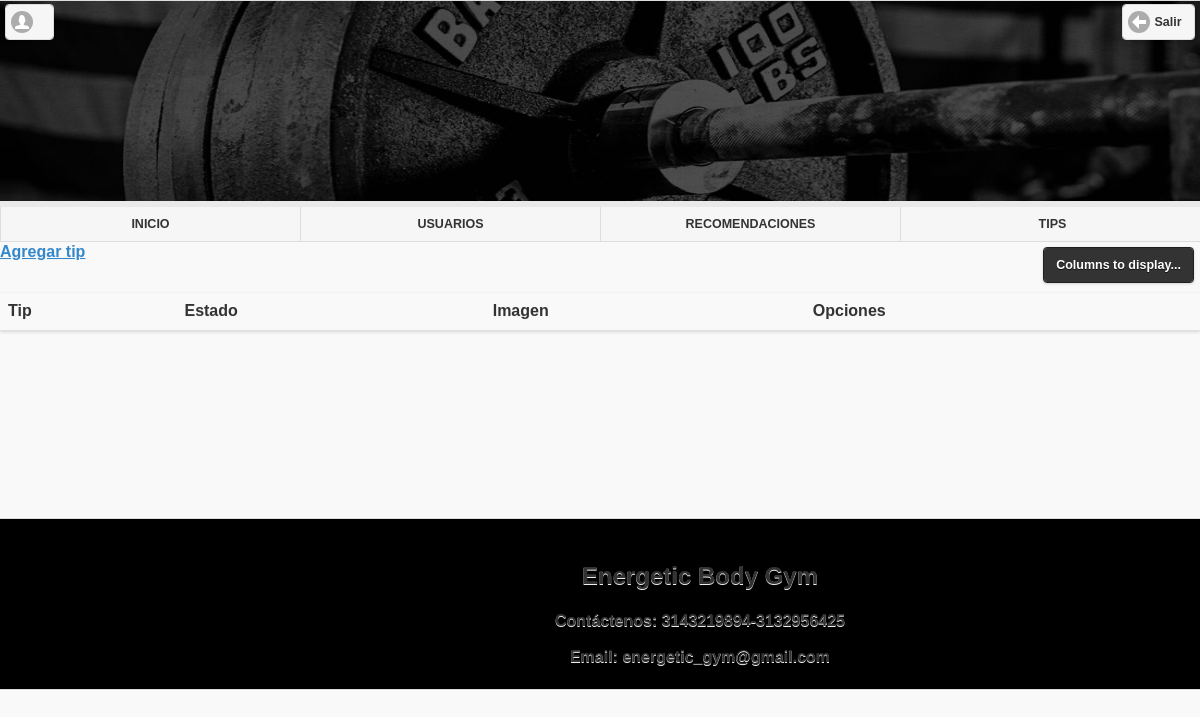
/index.php/admin/tips, run on an earlier commit of the app's database.
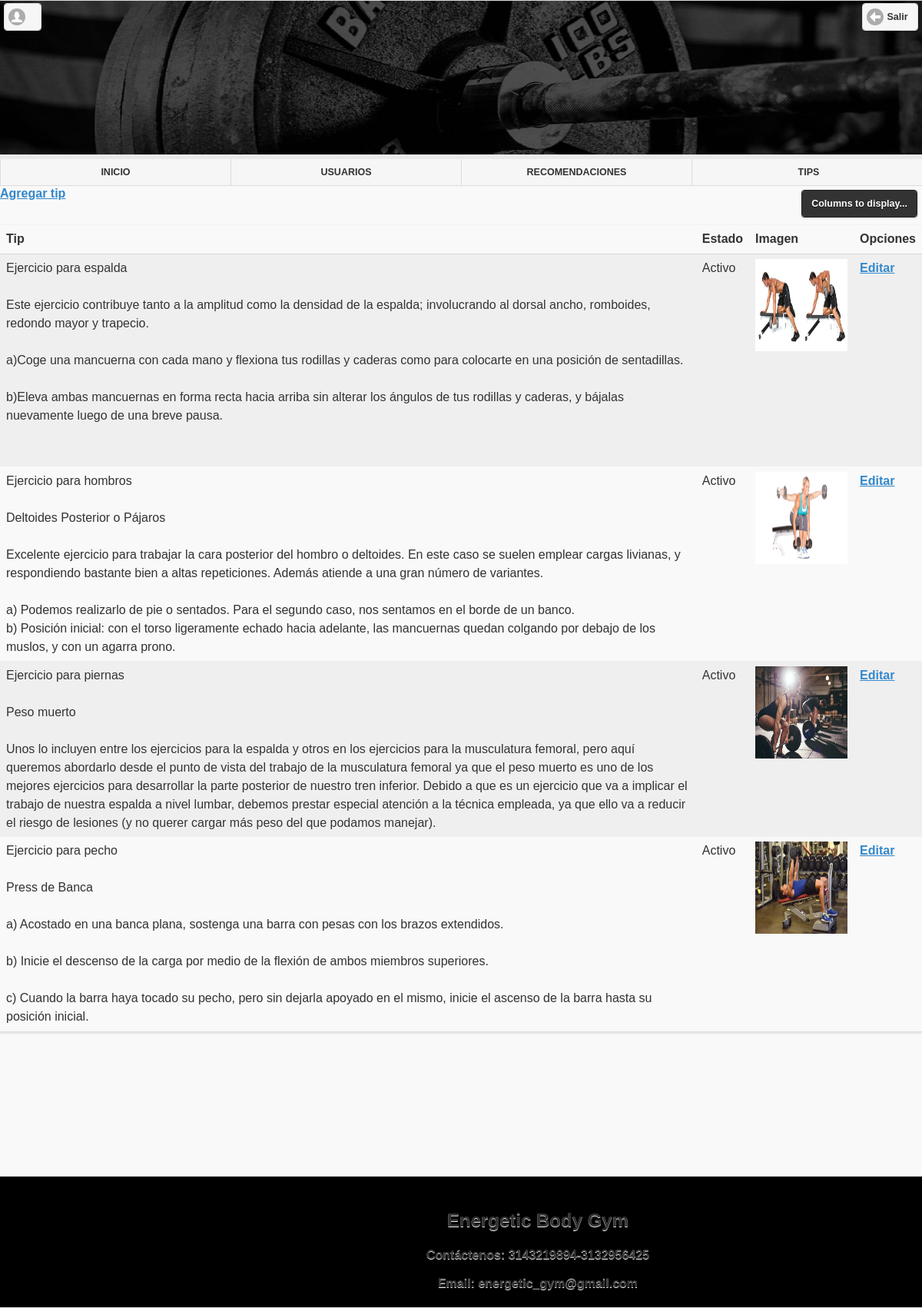
And on a later commit of the database.
### tables this page shows
CREATE TABLE `tips` (
  `id` int(11) NOT NULL,
  `nombre` text NOT NULL,
  `foto` varchar(300) NOT NULL,
  `estado` varchar(1) NOT NULL,
  `fechacreo` timestamp NOT NULL DEFAULT CURRENT_TIMESTAMP ON UPDATE CURRENT_TIMESTAMP,
  `fechamodifico` timestamp NOT NULL DEFAULT '0000-00-00 00:00:00',
  `personacreo` int(11) NOT NULL,
  `personamodifico` int(11) NOT NULL
);

### application/controllers/admin.php (called while the page is built, shortened)
<?php
class Admin extends CI_Controller {
  function __construct(){
    $this->load->model('model_admin');
    $this ->load->helper ( array ( 'form' ,  'url' ));
  }
  public function tips(){
    $data['tips']= $this->model_admin->tips();
    $this->load->view('view_librerias');
    $this->load->view('view_admin_tips',$data);
  }
}

### index.php (called while the page is built, shortened)
<?php
require_once BASEPATH.'core/CodeIgniter.php';

### application/models/model_admin.php (called while the page is built, shortened)
<?php
class Model_admin extends CI_Model {
  function tips(){
    $query = $this->db->select('*')
                      ->from('tips')
                      ->get();
    return $query;
  }
}

### application/views/view_admin_tips.php (the view, shortened to what this page needs)
<!DOCTYPE html>
<html lang="es" dir="ltr">
  <body>
    <div data-role="page" id="pagina_uno">
      <div data-role="header">
            <a href="#"  data-icon="user" title="Mi Perfil"><?= $this->session->userdata('nombres_usuario'); ?>&nbsp;<?= $this->session->userdata('apellidos_usuario'); ?></a>
            <img src="<?php echo base_url(); ?>images/nombre.jpg" alt="" style="width:1525px; height:200px;">
            <a href="<?= base_url(); ?>index.php/login/logout"  data-icon="arrow-l" data-ajax="false">Salir</a>
            <nav data-role="navbar">
                <ul>
                    <li> <a href="<?php echo base_url(); ?>index.php/welcome/inicio" data-ajax="false">INICIO</a></li>
                    <li> <a href="#" data-ajax="false">USUARIOS</a></li>
                    <li> <a href="<?= base_url(); ?>index.php/admin/recomendaciones" data-ajax="false">RECOMENDACIONES</a></li>
                    <li> <a href="#" data-ajax="false">TIPS</a></li>
                </ul>
            </nav>
        </div>
        <a href="<?= base_url(); ?>index.php/admin/form_tip"  data-icon="comment" data-ajax="false">Agregar tip</a>
        <table data-role="table" id="table-custom-2" data-mode="columntoggle" class="ui-body-d ui-shadow table-stripe ui-responsive" data-column-btn-theme="b" data-column-btn-text="Columns to display..." data-column-popup-theme="a">          <thead>
          <tr class="ui-bar-d">
            <th>Tip</th>
            <th data-priority="3">Estado</th>
            <th data-priority="1">Imagen</th>
            <th data-priority="5">Opciones</th>
          </tr>
          </thead>
          <tbody>
          <?php
            foreach ($tips->result() as $row){
           ?>
            <tr>
              <td><?= nl2br($row->nombre);  ?></td>
              <td>
                <?php $estado=$row->estado;
                  if($estado==1){
                    echo "Activo";
                  }
                  else{
                    echo "Inactivo";
                  }
                ?>
              </td>
              <td><img src="<?= base_url(); ?><?= $row->foto;?>" style="height:120px; width:120px; background-color:#67EC69;" alt=""></td>
              <td><a href="<?= base_url(); ?>index.php/admin/editar_tip/<?= $row->id; ?>" data-icon="home" data-ajax="false">Editar</a></td>
            </tr>
          <?php
            }
          ?>
          </tbody>
	       </table>
      <br><br><br><br><br><br><br><br><br>
      <div data-role="footer">
        <div class="footer" style="width:1400px; height:170px; background-color:black;">
            <br>
          <center><h2>Energetic Body Gym</h2>
          <p>Contáctenos: 3143219894-3132956425</p>
          <p>Email: energetic_gym@gmail.com</p></center>
        </div>
      </div>
    </div>
  </body>
</html>

What changed in the data, as far as the page shows it:
added tips: nombre "Ejercicio para espalda Este ejercicio contribuye tanto a la amplitud como la densidad de la espalda; involucrando al dorsal ancho, romboides, redondo mayor y trapecio. a)Coge una mancuerna con cada mano y flexiona tus rodillas y caderas como para colocarte en una posición de sentadillas. b)Eleva ambas mancuernas en forma recta hacia arriba sin alterar los ángulos de tus rodillas y caderas, y bájalas nuevamente luego de una breve pausa.", estado "Activo", foto (picture)
added tips: nombre "Ejercicio para hombros Deltoides Posterior o Pájaros Excelente ejercicio para trabajar la cara posterior del hombro o deltoides. En este caso se suelen emplear cargas livianas, y respondiendo bastante bien a altas repeticiones. Además atiende a una gran número de variantes. a) Podemos realizarlo de pie o sentados. Para el segundo caso, nos sentamos en el borde de un banco. b) Posición inicial: con el torso ligeramente echado hacia adelante, las mancuernas quedan colgando por debajo de los muslos, y con un agarra prono.", estado "Activo", foto (picture)
added tips: nombre "Ejercicio para piernas Peso muerto Unos lo incluyen entre los ejercicios para la espalda y otros en los ejercicios para la musculatura femoral, pero aquí queremos abordarlo desde el punto de vista del trabajo de la musculatura femoral ya que el peso muerto es uno de los mejores ejercicios para desarrollar la parte posterior de nuestro tren inferior. Debido a que es un ejercicio que va a implicar el trabajo de nuestra espalda a nivel lumbar, debemos prestar especial atención a la técnica empleada, ya que ello va a reducir el riesgo de lesiones (y no querer cargar más peso del que podamos manejar).", estado "Activo", foto (picture)
added tips: nombre "Ejercicio para pecho Press de Banca a) Acostado en una banca plana, sostenga una barra con pesas con los brazos extendidos. b) Inicie el descenso de la carga por medio de la flexión de ambos miembros superiores. c) Cuando la barra haya tocado su pecho, pero sin dejarla apoyado en el mismo, inicie el ascenso de la barra hasta su posición inicial.", estado "Activo", foto (picture)
